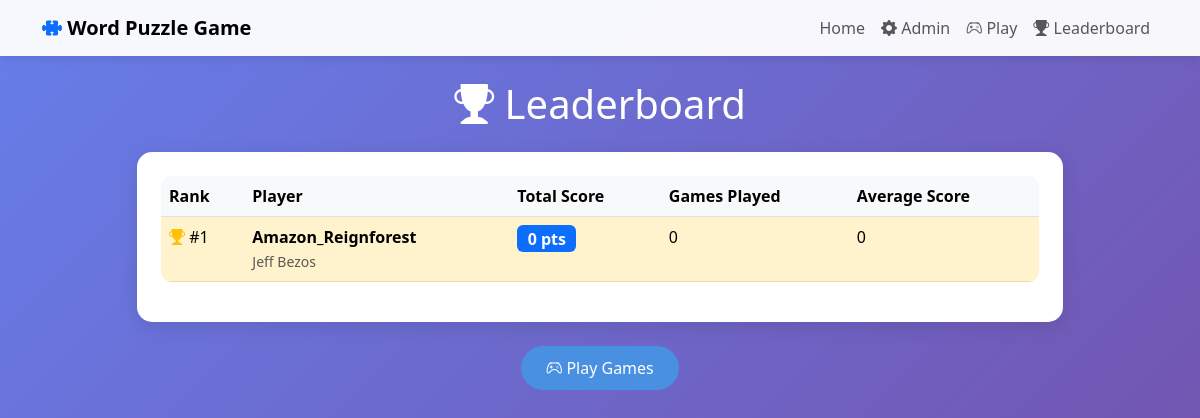
/player/leaderboard, run on the app's committed database.
### app/models.py (models this page shows, shortened)
class Player(db.Model):
    __tablename__ = 'players'
    id = db.Column(db.Integer, primary_key=True)
    username = db.Column(db.String(50), unique=True, nullable=False)
    email = db.Column(db.String(100), unique=True, nullable=False)
    full_name = db.Column(db.String(100), nullable=False)
    total_score = db.Column(db.Integer, default=0)
    games_played = db.Column(db.Integer, default=0)
    created_at = db.Column(db.DateTime, default=datetime.utcnow)
    updated_at = db.Column(db.DateTime, default=datetime.utcnow, onupdate=datetime.utcnow)
    is_active = db.Column(db.Boolean, default=True)
    game_scores = db.relationship('GameScore', backref='player', lazy=True, cascade='all, delete-orphan')

### app/routes.py (the view)
@player_bp.route('/leaderboard')
def leaderboard():
    top_players = Player.query.filter_by(is_active=True).order_by(desc(Player.total_score)).limit(10).all()
    return render_template('player/leaderboard.html', players=top_players)

### app/templates/player/leaderboard.html (shortened to what this page needs)
{% extends "base.html" %}
{% block content %}
<h1 class="mb-4 text-white text-center">
    <i class="bi bi-trophy-fill"></i> Leaderboard
</h1>
<div class="row justify-content-center">
    <div class="col-md-10">
        <div class="card p-4">
            {% if players %}
                <div class="table-responsive">
                    <table class="table table-hover">
                        <thead class="table-light">
                            <tr>
                                <th>Rank</th>
                                <th>Player</th>
                                <th>Total Score</th>
                                <th>Games Played</th>
                                <th>Average Score</th>
                            </tr>
                        </thead>
                        <tbody>
                            {% for player in players %}
                            <tr {% if loop.index == 1 %}class="table-warning"{% elif loop.index == 2 %}class="table-secondary"{% elif loop.index == 3 %}class="table-info"{% endif %}>
                                <td>
                                    {% if loop.index == 1 %}
                                        <i class="bi bi-trophy-fill text-warning"></i> #{{ loop.index }}
                                    {% elif loop.index == 2 %}
                                        <i class="bi bi-trophy-fill text-secondary"></i> #{{ loop.index }}
                                    {% elif loop.index == 3 %}
                                        <i class="bi bi-trophy-fill text-info"></i> #{{ loop.index }}
                                    {% else %}
                                        #{{ loop.index }}
                                    {% endif %}
                                </td>
                                <td>
                                    <strong>{{ player.username }}</strong>
                                    <br>
                                    <small class="text-muted">{{ player.full_name }}</small>
                                </td>
                                <td>
                                    <span class="badge bg-primary fs-6">
                                        {{ player.total_score }} pts
                                    </span>
                                </td>
                                <td>{{ player.games_played }}</td>
                                <td>
                                    {% if player.games_played > 0 %}
                                        {{ (player.total_score / player.games_played)|round(1) }}
                                    {% else %}
                                        0
                                    {% endif %}
                                </td>
                            </tr>
                            {% endfor %}
                        </tbody>
                    </table>
                </div>
            {% else %}
                <div class="text-center py-5">
                    <i class="bi bi-trophy display-1 text-muted"></i>
                    <h4 class="mt-3 text-muted">No players yet</h4>
                    <p class="text-muted">Be the first to play and make the leaderboard!</p>
                </div>
            {% endif %}
        </div>
    </div>
</div>
<div class="text-center mt-4">
    <a href="{{ url_for('player.player_dashboard') }}" class="btn btn-primary">
        <i class="bi bi-controller"></i> Play Games
    </a>
</div>
{% endblock %}

### app/templates/base.html (style rules this page uses)
:root { --primary-color: #4a90e2; --secondary-color: #50c878; --accent-color: #f39c12; }
body { font-family: 'Segoe UI', Tahoma, Geneva, Verdana, sans-serif; background: linear-gradient(135deg, #667eea 0%, #764ba2 100%); min-height: 100vh; }
.card { border: none; border-radius: 15px; box-shadow: 0 5px 20px rgba(0, 0, 0, 0.1); transition: transform 0.3s; }
.btn-primary { background-color: var(--primary-color); border: none; border-radius: 25px; padding: 10px 25px; }
.table { background: white; border-radius: 10px; overflow: hidden; }

### data on the page
Player: username "Amazon_Reignforest", full_name "Jeff Bezos", total_score "0", games_played "0"
